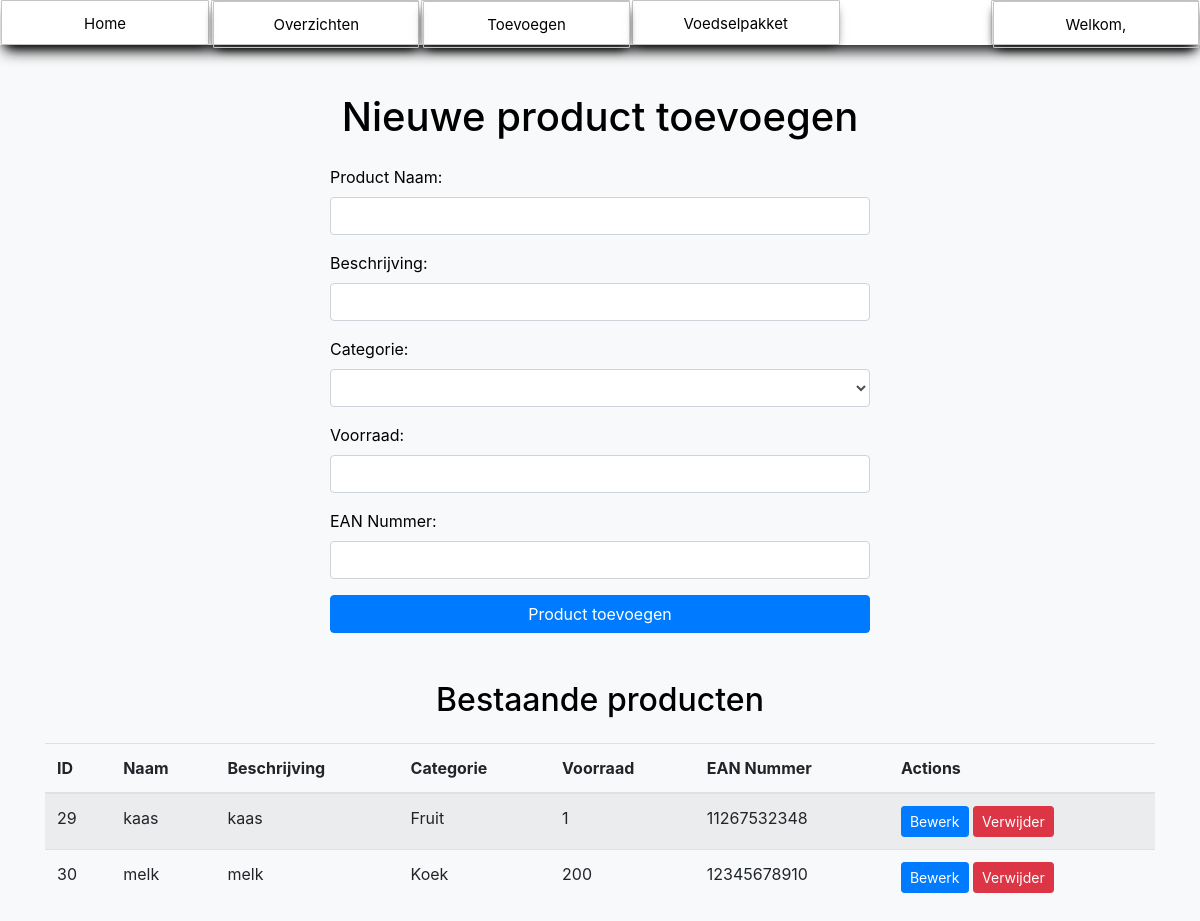
Page /productentoevoegen.php (signed in) on the earlier database version.
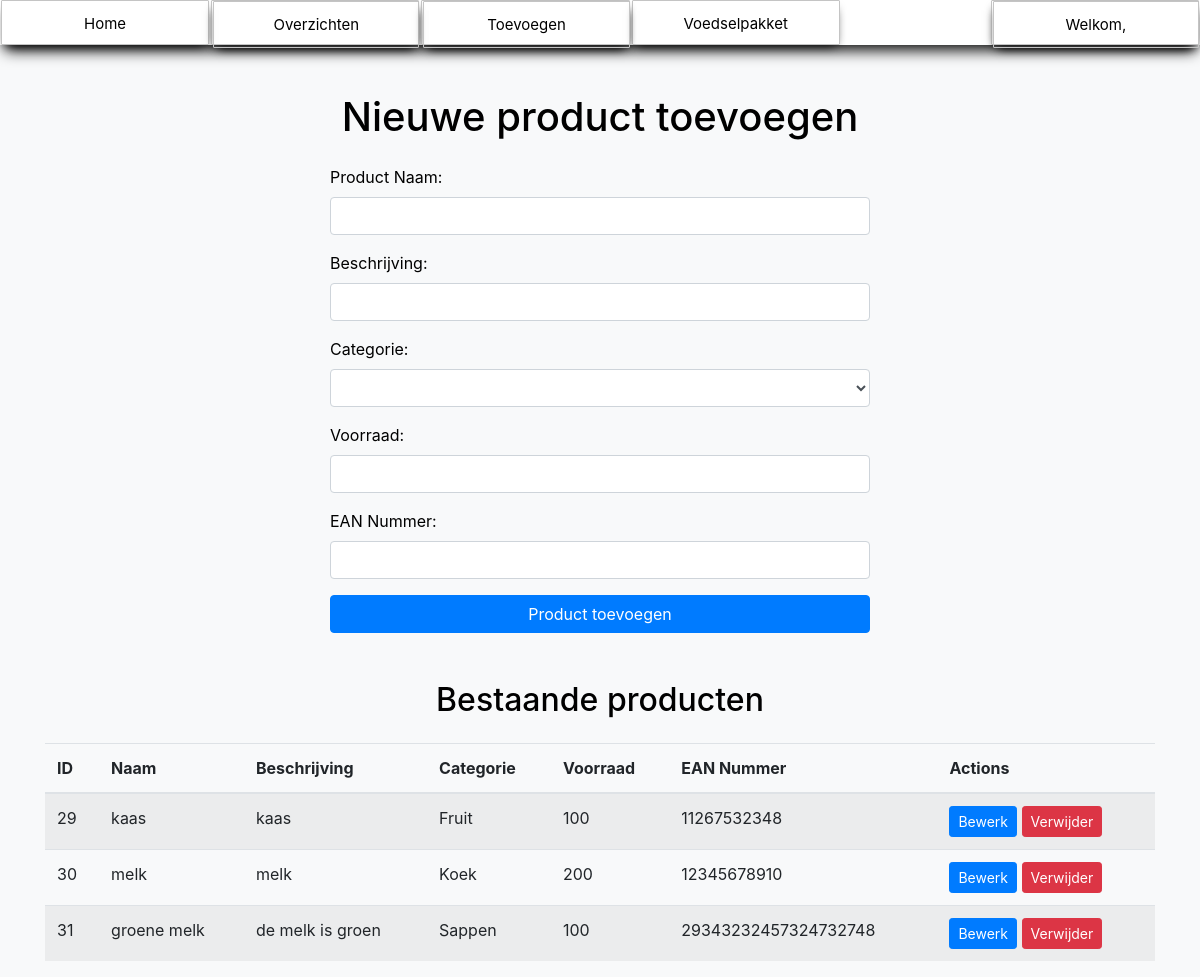
Same page on the later database version.
### tables this page shows
CREATE TABLE `producten` (
  `id` int(11) NOT NULL,
  `naam` varchar(255) NOT NULL,
  `beschrijving` varchar(100) NOT NULL,
  `categorie` varchar(500) NOT NULL,
  `voorraad` int(11) NOT NULL,
  `EAN-Nummer` varchar(255) NOT NULL
);

### productentoevoegen.php (the view, shortened to what this page needs)
<?php
include "navigation.php";
$categories = array(
    '            ',
    'Aardappelen, Groente, Fruit',
    'Kaas, Vleeswaren',
    'Zuivel, Plantaardig en eieren',
    'Bakkerij en Banket',
    'Frisdrank, Sappen, Kofie en Thee',
    'Pasta, Rijst en wereldkeuken',
    'Soepen, Sauzen, Kruiden en Olie',
    'Snoep, Koek, Chips en Chocolade',
    'Baby, Verzorging, Hygiene',
);
?>
<!DOCTYPE html>
<html lang="en">
<head>
    <link href="https://stackpath.bootstrapcdn.com/bootstrap/4.5.0/css/bootstrap.min.css" rel="stylesheet">
</head>
<body class="bg-light">
    <div class="container mt-5">
        <div class="row">
            <div class="col-md-6 offset-md-3">
                <h1 style="color: black" class="text-center mb-4">Nieuwe product toevoegen</h1>
                <form action="productentoevoegen.php" method="POST">
                    <div class="form-group">
                        <label>Product Naam:</label>
                        <input type="text" class="form-control" id="naam" name="naam" required>
                    </div>
                    <div class="form-group">
                        <label>Beschrijving:</label>
                        <input type="text" class="form-control" id="beschrijving" name="beschrijving" required>
                    </div>
                    <div class="form-group">
                        <label>Categorie:</label>
                        <select class="form-control" id="categorie" name="categorie" required>
                            <?php foreach ($categories as $category): ?>
                                <option value="<?php echo $category; ?>"><?php echo $category; ?></option>
                                <?php endforeach; ?>
                            </select>
                    </div>
                    <div class="form-group">
                        <label for="voorraad">Voorraad:</label>
                        <input type="number" class="form-control" id="voorraad" name="voorraad" required>
                    </div>
                    <div class="form-group">
                        <label>EAN Nummer:</label>
                        <input type="text" class="form-control" id="eanNummer" name="eanNummer" required>
                    </div>
                    <button type="submit" class="btn btn-primary btn-block">Product toevoegen</button>
                </form>
            </div>
        </div>
        <h2 style="color: black;" class="text-center mt-5">Bestaande producten</h2>
        <div class="table-responsive mt-4">
            <table class="table table-striped">
                <thead>
                    <tr>
                        <th>ID</th>
                        <th>Naam</th>
                        <th>Beschrijving</th>
                        <th>Categorie</th>
                        <th>Voorraad</th>
                        <th>EAN Nummer</th>
                        <th>Actions</th>
                    </tr>
                </thead>
                <tbody>
                    <?php
                        try {
                            $sql = "SELECT * FROM producten";
                            $stmt = $conn->prepare($sql);
                            $stmt->execute();
                            $products = $stmt->fetchAll();
                            foreach ($products as $product) {
                                echo "<tr>";
                                echo "<td>" . $product['id'] . "</td>";
                                echo "<td>" . $product['naam'] . "</td>";
                                echo "<td>" . $product['beschrijving'] . "</td>";
                                echo "<td>" . $product['categorie'] . "</td>";
                                echo "<td>" . $product['voorraad'] . "</td>";
                                echo "<td>" . $product['EAN-Nummer'] . "</td>";
                                echo "<td>
                                    <a href='edit_product.php?id=" . $product['id'] . "' class='btn btn-primary btn-sm'>Bewerk</a>
                                    <button class='btn btn-danger btn-sm' data-toggle='modal' data-target='#confirmDeleteModal" . $product['id'] . "'>Verwijder</button>
                                    </td>";
                                echo "</tr>";
                            }
                        } catch (PDOException $e) {
                            echo "<div class='alert alert-danger'>" . $e->getMessage() . "</div>";
                        }
                    ?>
                </tbody>
            </table>
        </div>
    </div>
</body>
</html>

Differences in the rows shown:
changed producten "kaas": voorraad "1" → "100"
added producten: id "31", naam "groene melk", beschrijving "de melk is groen", categorie "Sappen", voorraad "100", value "29343232457324732748"
